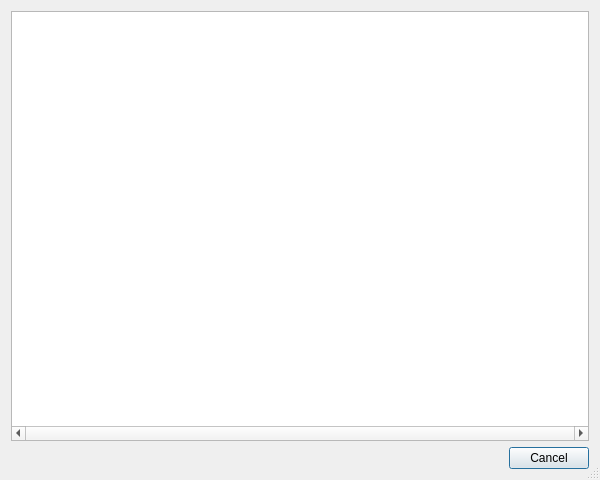
<?xml version="1.0" encoding="UTF-8"?>
<ui version="4.0">
 <class>AddFoundFilesDialog</class>
 <widget class="QDialog" name="AddFoundFilesDialog">
  <property name="geometry">
   <rect>
    <x>0</x>
    <y>0</y>
    <width>600</width>
    <height>480</height>
   </rect>
  </property>
  <property name="windowTitle">
   <string>Add found files to project</string>
  </property>
  <property name="toolTip">
   <string>Adds the found files to the current project.</string>
  </property>
  <property name="sizeGripEnabled">
   <bool>true</bool>
  </property>
  <layout class="QVBoxLayout">
   <item>
    <widget class="QListWidget" name="fileList">
     <property name="toolTip">
      <string>List of found files.</string>
     </property>
     <property name="horizontalScrollBarPolicy">
      <enum>Qt::ScrollBarAlwaysOn</enum>
     </property>
     <property name="alternatingRowColors">
      <bool>true</bool>
     </property>
     <property name="selectionMode">
      <enum>QAbstractItemView::ExtendedSelection</enum>
     </property>
     <property name="selectionBehavior">
      <enum>QAbstractItemView::SelectRows</enum>
     </property>
    </widget>
   </item>
   <item>
    <widget class="QDialogButtonBox" name="buttonBox">
     <property name="orientation">
      <enum>Qt::Horizontal</enum>
     </property>
     <property name="standardButtons">
      <set>QDialogButtonBox::Cancel</set>
     </property>
    </widget>
   </item>
  </layout>
 </widget>
 <pixmapfunction>qPixmapFromMimeSource</pixmapfunction>
 <resources/>
 <connections>
  <connection>
   <sender>buttonBox</sender>
   <signal>rejected()</signal>
   <receiver>AddFoundFilesDialog</receiver>
   <slot>reject()</slot>
   <hints>
    <hint type="sourcelabel">
     <x>145</x>
     <y>458</y>
    </hint>
    <hint type="destinationlabel">
     <x>148</x>
     <y>476</y>
    </hint>
   </hints>
  </connection>
 </connections>
</ui>
